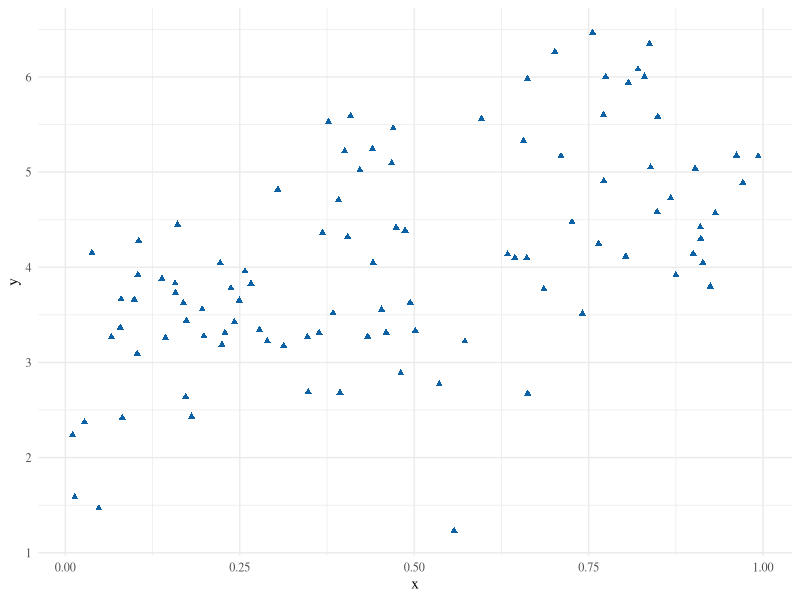
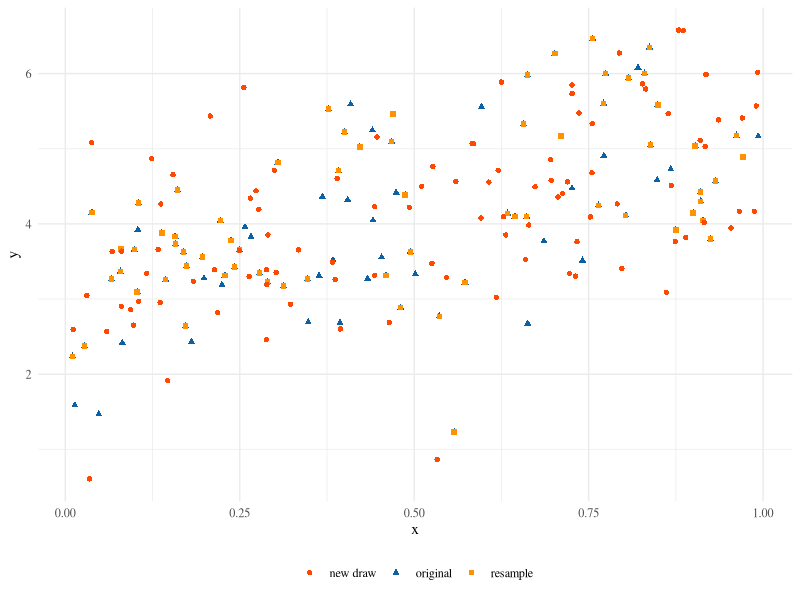
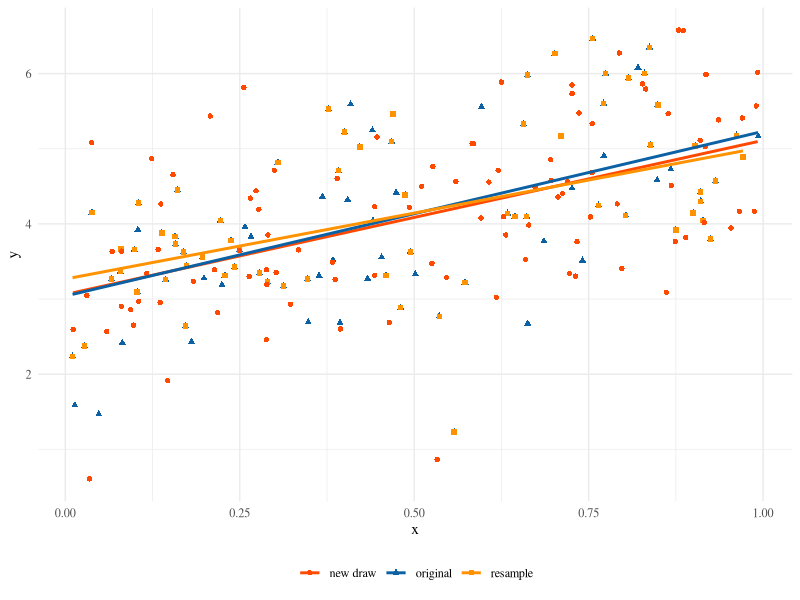
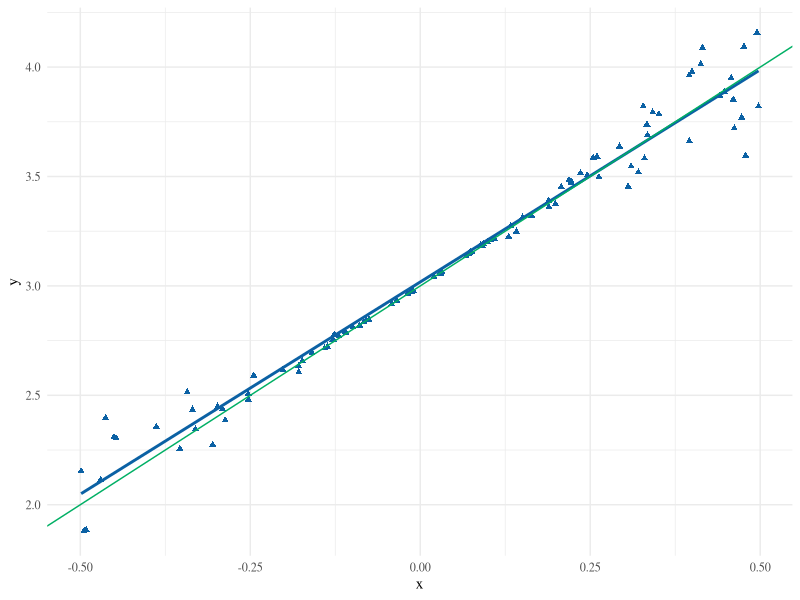
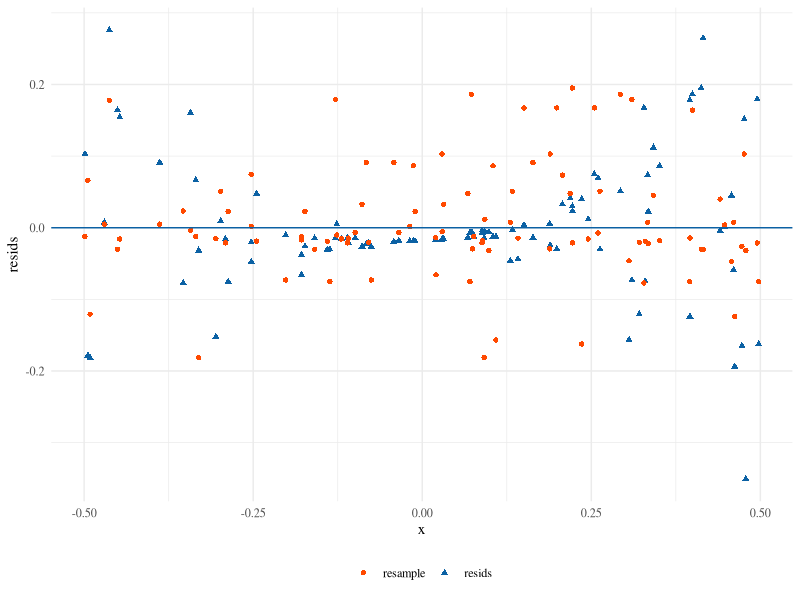
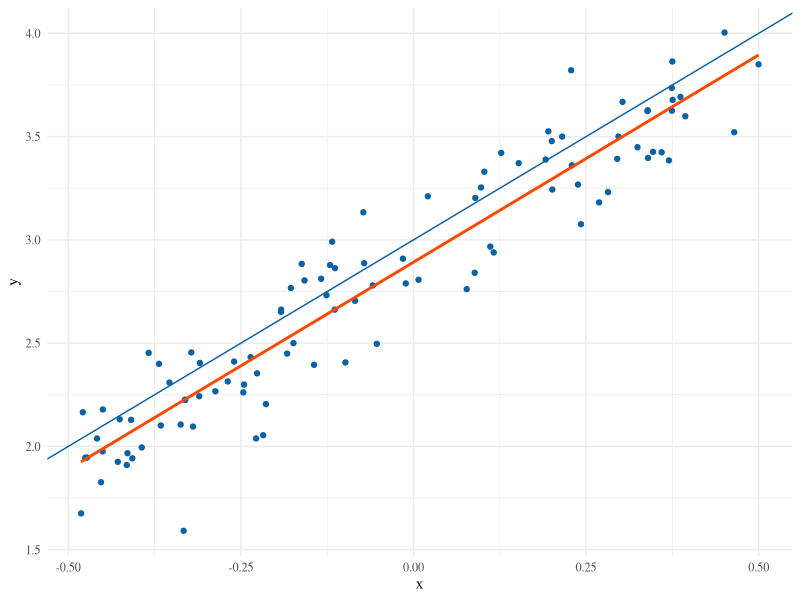
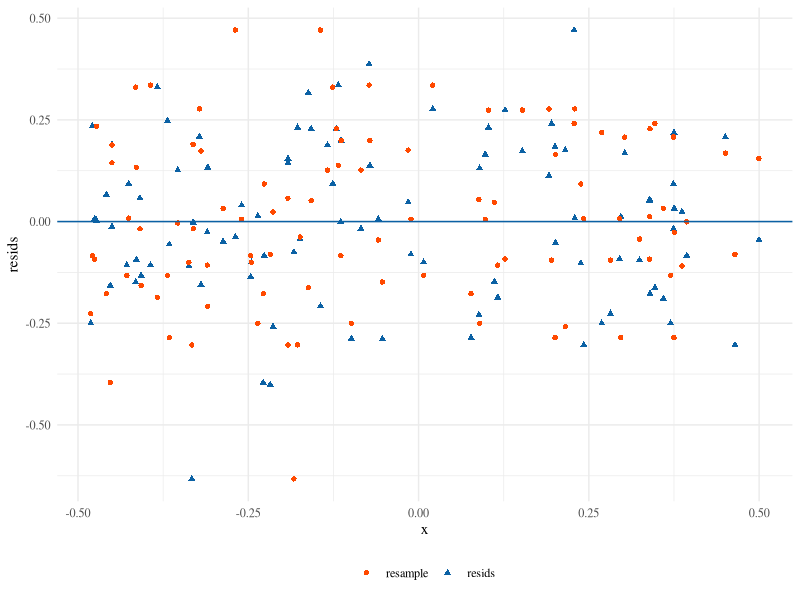
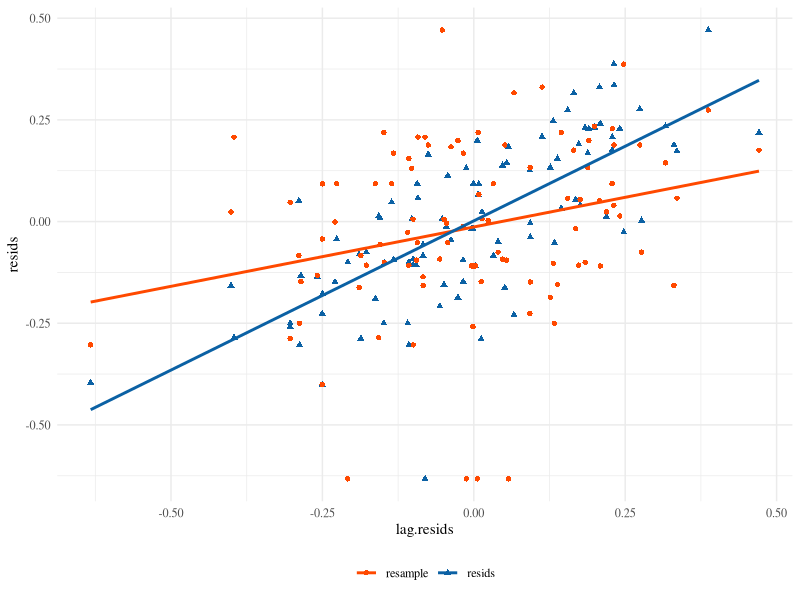

Write the R code that produced these figures, in order. (Note: this script raises an error after producing the figures.)
## ---- chunk 1
library(tidyverse)
theme_set(theme_minimal(base_family="Times"))
green = '#00AF64'
blue = '#0B61A4'
red = '#FF4900'
orange = '#FF9200'
## ---- chunk 2
set.seed(2018-02-20)
sample(1:10, replace=TRUE, prob=1:10/10)
sample(letters[1:10], replace=TRUE, prob=1:10/10)
sample(letters[1:10], replace=TRUE)
sample(letters[1:10])
## ---- chunk 3
set.seed(2018-02-20)
n = 100; x = runif(n)
df = data.frame(x=x, y=3+2*x+rnorm(n))
ggplot(df, aes(x,y)) + geom_point(color=blue,shape=17)
## ---- chunk 4
resample <- function(df) {
  stopifnot(is.data.frame(df) | is.matrix(df))
  df[sample(1:nrow(df), replace = TRUE),]
}
df2 = resample(df)
xn = runif(n)
df3 = data.frame(x=xn, y=3+2*xn+rnorm(n))
df = rbind(df,df2,df3)
df$grp = rep(c('original','resample','new draw'), each=n)
p <- ggplot(df, aes(x,y,color=grp)) + geom_point(aes(shape=grp)) +
  scale_color_manual(values=c(red,blue,orange)) +
  theme(legend.title = element_blank(),legend.position = 'bottom')
p
## ---- chunk 5
p + geom_smooth(method='lm', se = FALSE)
## ---- chunk 6
x = runif(n) - 0.5; y = 3+2*x + rnorm(n)*x^2
dfHetero = data.frame(x=x, y=y)
ggplot(dfHetero, aes(x,y)) + geom_point(color=blue,shape=17) +
  geom_smooth(method='lm', se=FALSE,color=blue) + 
  geom_abline(intercept = 3, slope=2, color=green)
## ---- chunk 7
heteromod = lm(y~x,data=dfHetero)
dfHetero$resids = residuals(heteromod)
dfHetero$resample = sample(residuals(heteromod), replace = TRUE)
dfHetero %>% gather(key='type', value='resids',-c(y,x)) %>% 
  ggplot(aes(x,resids,color=type,shape=type)) + geom_point() + 
  scale_color_manual(values=c(red,blue)) +
  theme(legend.title = element_blank(),legend.position = 'bottom') +
  geom_hline(yintercept=0, color=blue)
## ---- chunk 8
x = runif(n)-0.5
y = 3+2*x + c(arima.sim(list(ar=.8), n, rand.gen = function(n) 0.1* rt(n, df=5)))
dfTS = data.frame(x=x, y=y)
ggplot(dfTS, aes(x,y)) + geom_point(color=blue) + 
  geom_smooth(method='lm',se=FALSE, color=red) +
  geom_abline(intercept = 3, slope = 2, color=blue)
## ---- chunk 9
tsMod = lm(y~x, data=dfTS)
dfTS$resids = residuals(tsMod)
dfTS$resample = sample(residuals(tsMod), replace = TRUE)
dfTS %>% gather(key='type', value='resids',-c(y,x)) %>% 
  ggplot(aes(x,resids,color=type,shape=type)) + geom_point() + 
  scale_color_manual(values=c(red,blue)) +
  theme(legend.title = element_blank(),legend.position = 'bottom') +
  geom_hline(yintercept=0, color=blue)
## ---- chunk 10
lag.resids = with(dfTS, data.frame(lag.resids = resids[-n], resids = resids[-1]))
lag.resids$resample = sample(lag.resids$resids, replace = TRUE)
lag.resids %>% gather(key='type', value='resids',-lag.resids) %>% 
  ggplot(aes(lag.resids,resids,color=type,shape=type)) + geom_point() + 
  scale_color_manual(values=c(red,blue)) +
  theme(legend.title = element_blank(),legend.position = 'bottom') +
  geom_smooth(method='lm',se=FALSE)
## ---- chunk 11
sample.int(10)
## ---- chunk 12
knitr::include_graphics("gfx/bootstraps.jpg")
## ---- chunk 13
ggplot(data.frame(x=c(0,12)), aes(x)) + 
  stat_function(fun=function(x) dchisq(x, df=4), color=blue) +
  geom_vline(xintercept = 4, color=blue) + # mean
  geom_vline(xintercept = qchisq(.5,4), color=red) # median
## ---- chunk 14
n = 50
## ---- chunk 15
set.seed(2018-02-20)
x = rchisq(n, 4)
(med = median(x))
B = 100
alpha = 0.05
bootMed <- function(x) median(sample(x, replace=TRUE))
bootDist = replicate(B, bootMed(x))
bootCI = 2* med - quantile(bootDist, probs = c(1-alpha/2, alpha/2))
ggplot(data.frame(bootDist), aes(bootDist)) + geom_density(color=blue) +
  geom_vline(xintercept = bootCI, col=blue, linetype=2) + 
  geom_vline(xintercept = med, col=blue) + 
  geom_vline(xintercept = qchisq(.5, 4), col=red) # truth
## ---- chunk 16
xbar = mean(x)
s = sd(x)
ParaBootSamp <- function(B, xbar, s){
  means = rnorm(B, mean=xbar, sd=s/sqrt(n))
  meds = qchisq(.5, means)
  return(meds)
}
ParaBootDist = ParaBootSamp(B, xbar, s)
ParaBootCI = 2* med - quantile(ParaBootDist, probs = c(1-alpha/2, alpha/2))
ggplot(data.frame(bootDist), aes(ParaBootDist)) + geom_density(color=blue) +
  geom_vline(xintercept = ParaBootCI, col=blue, linetype=2) + 
  geom_vline(xintercept = med, col=blue) + 
  geom_vline(xintercept = qchisq(.5, 4), col=red) # truth
## ---- chunk 17
bootCI[2] - bootCI[1]
## ---- chunk 18
ParaBootCI[2] - ParaBootCI[1]
## ---- chunk 19
library(MASS)
fatcats = cats
fatcats$Hwt = fitted(lm(Hwt~Bwt, data=cats)) + rt(nrow(fatcats), 3)
## ---- chunk 20
library(MASS)
ggplot(fatcats, aes(Bwt, Hwt)) + geom_point(color=blue)
## ---- chunk 21
## Running the model on the original data
cats.lm = lm(Hwt ~ 0+Bwt,data=fatcats)
summary(cats.lm)
confint(cats.lm)
## ---- chunk 22
qqnorm(residuals(cats.lm))
qqline(residuals(cats.lm))
## ---- chunk 23
resample <- function(x) {
    sample(x, replace = TRUE)
}
resample.data.frame <- function(data) {
    sample.rows <- resample(1:nrow(data))
    return(data[sample.rows, ])
}
rboot <- function(statistic, simulator, B) {
    tboots <- replicate(B, statistic(simulator()))
    if (is.null(dim(tboots))) {
        tboots <- array(tboots, dim = c(1, B))
    }
    return(tboots)
}
bootstrap <- function(tboots, summarizer, ...) {
    summaries <- apply(tboots, 1, summarizer, ...)
    return(t(summaries))
}
equitails <- function(x, alpha) {
    lower <- quantile(x, alpha/2)
    upper <- quantile(x, 1 - alpha/2)
    return(c(lower, upper))
}
bootstrap.ci <- function(statistic = NULL, simulator = NULL, tboots = NULL,
    B = if (!is.null(tboots)) {
        ncol(tboots)
    }, t.hat, level) {
    if (is.null(tboots)) {
        stopifnot(!is.null(statistic))
        stopifnot(!is.null(simulator))
        stopifnot(!is.null(B))
        tboots <- rboot(statistic, simulator, B)
    }
    alpha <- 1 - level
    intervals <- bootstrap(tboots, summarizer = equitails, alpha = alpha)
    upper <- t.hat + (t.hat - intervals[, 1])
    lower <- t.hat + (t.hat - intervals[, 2])
    CIs <- cbind(lower = lower, upper = upper)
    return(CIs)
}
## ---- chunk 24
## Simulator
resamp.resids.cats <- function(){
  resids = residuals(cats.lm)
  newResids = sample(resids, replace=TRUE) 
    # resample the residuals from the original model
  newCats = data.frame(Bwt = fatcats$Bwt, 
    Hwt=fitted(cats.lm) + newResids) # create a new dataframe 
                                     # with the original x's but new y's
  return(newCats)
}
## Estimator
fitCats <- function(newCats) coef(lm(Hwt~0+Bwt, data=newCats)) # get the coef from OLS
fitCats(fatcats) # test the above on original data, should give same coef
## ---- chunk 25
cisPara = bootstrap.ci(statistic = fitCats,
                       simulator = resamp.resids.cats,
                       B = 1000, t.hat = fitCats(fatcats),
                       level = 0.95)
## ---- chunk 26
resamp.cats <- function() resample.data.frame(fatcats)
cisNonPara = bootstrap.ci(statistic = fitCats,
                          simulator = resamp.cats,
                          B = 1000, t.hat = fitCats(fatcats),
                          level = 0.95)
  # use the prev func to 
  # bootstrap on resampled data  
cisPara
cisNonPara
